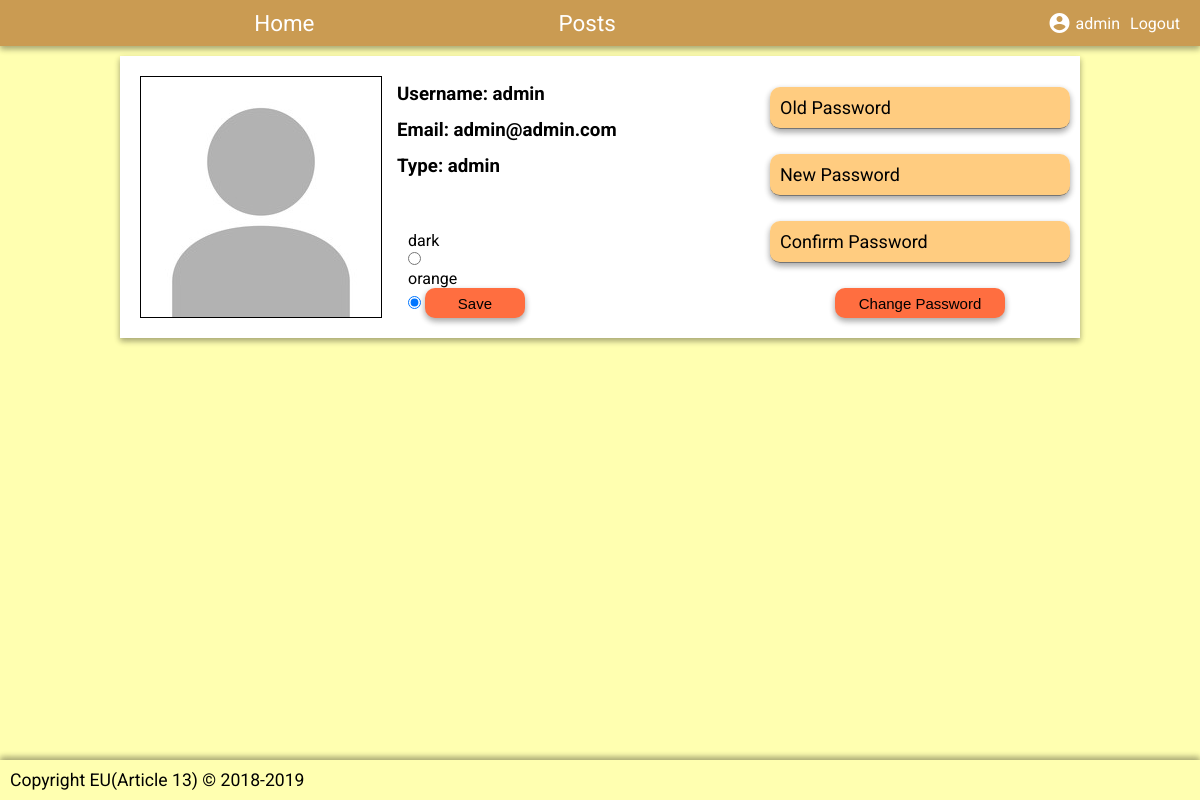
Before: /profile.php (signed in) with the older database file.
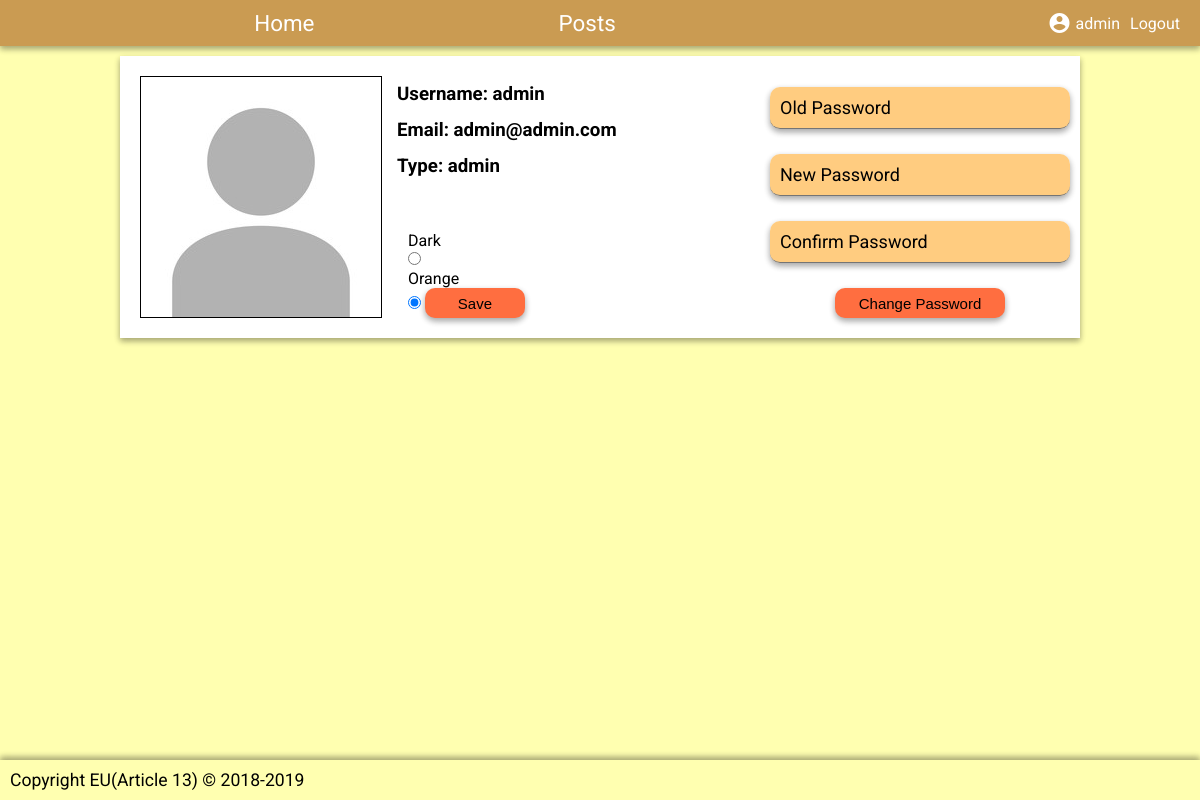
After: the same page with the newer database file.
### tables this page shows
CREATE TABLE users(
    id INT(8) PRIMARY KEY AUTO_INCREMENT,
    user_name VARCHAR(15) NOT NULL UNIQUE,
    user_password VARCHAR(255) NOT NULL,
    user_email VARCHAR(32) NOT NULL UNIQUE,
    user_type ENUM("admin", "member") DEFAULT "member" NOT NULL,
    user_theme INT(2) NOT NULL DEFAULT 1,
    FOREIGN KEY (user_theme) REFERENCES themes(id)
);

CREATE TABLE themes(
    id INT(8) PRIMARY KEY AUTO_INCREMENT,
    theme_name VARCHAR(32) NOT NULL,
    theme_content MEDIUMTEXT NOT NULL
);

### include/auth.php (called while the page is built, shortened)
<?php
    class UserData {
        private $name = NULL;
        private $email = NULL;
        private $type = NULL;
        private $themeID = NULL;
        public function __construct(string $id, string $name, string $email, string $type, int $themeID) {
            $this->name = $name;
            $this->email = $email;
            $this->type = $type;
            $this->themeID = $themeID;
        }
        public function get_user_name() {
            return $this->name;
        }
        public function get_email() {
            return $this->email;
        }
        public function get_type() {
            return $this->type;
        }
        public function get_theme_id() {
            return $this->themeID;
        }
    }
    function is_logged_in() {
        return isset($_SESSION["valid_login"]) && $_SESSION["valid_login"] === true;
    }
    function get_user_id() {
        return $_SESSION["user_id"];
    }
    function get_user_data($dbc, $user) {
        $query = "SELECT * FROM users WHERE id=$user";
        $result = mysqli_query($dbc, $query);
        if (mysqli_num_rows($result) === 1) {
            $row = mysqli_fetch_array($result);
            $username = $row["user_name"];
            $email = $row["user_email"];
            $type = $row["user_type"];
            $themeID = $row["user_theme"];
            return new UserData($user, $username, $email, $type, $themeID);
        } else {
            return NULL;
        }
    }
?>

### profile.php (the view, shortened to what this page needs)
<?php
    require("include/common.php");
?>
<!DOCTYPE html>
<html>
<head>
    <?php
    require("template/head.php");
    ?>
    <link rel="stylesheet" href="css/profile.css">
</head>
<body>
    <div id="container">
        <?php
        require("template/menu_header.php");
        ?>
        <div id="content">
            <?php
            if (is_logged_in()) {
                $profile = get_user_data($dbc_website, get_user_id());
            ?>
                <div id="info" class="card">
                    <img src="image/default_profile.jpg" alt="Profile Picture">
                    <div id="info-right">
                        <h3>Username: <?=$profile->get_user_name();?></h3>
                        <h3>Email: <?=$profile->get_email();?></h3>
                        <h3>Type: <?=$profile->get_type();?></h3>
                    </div>
                    <div id="change-password">
                        <form action="change_password.php" method="post">
                            <div class="form-input-group card">
                                <input class="form-input" type="password" name="old_password" autocomplete="off" required>
                                <label class="form-label">Old Password</label>
                            </div>
                            <div class="form-input-group card">
                                <input class="form-input" type="password" name="new_password" autocomplete="off" required>
                                <label class="form-label">New Password</label>
                            </div>
                            <div class="form-input-group card">
                                <input class="form-input" type="password" name="confirm_password" value="" autocomplete="off" required>
                                <label class="form-label">Confirm Password</label>
                            </div>
                            <button id="change-password-button" class="btn" type="submit">Change Password</button>
                        </form>
                    </div>
                    <div id="change-theme">
                        <form action="profile.php" method="post">
                            <?php
                            $query = "SELECT id, theme_name FROM themes";
                            $result = mysqli_query($dbc_website, $query);
                            $userData = get_user_data($dbc_website, get_user_id());
                            while($row = mysqli_fetch_array($result)) {
                            ?>
                                <p><?= $row["theme_name"]; ?></p>
                            <?php
                                if($userData->get_theme_id() == $row["id"]) {
                            ?>
                                    <input type="radio" name="new_theme" value="<?= $row["id"]; ?>" checked>
                            <?php
                                } else {
                            ?>
                                    <input type="radio" name="new_theme" value="<?= $row["id"]; ?>">
                            <?php
                                }
                            }
                            ?>
                            <button id="save-theme-button" class="btn" type="submit" name="theme_save">Save</button>
                        </form>
                    </div>
                </div>
            <?php
            }
            ?>
        </div>
        <?php
        require("template/footer.php")
        ?>
    </div>
</body>
</html>

### template/head.php (shortened to what this page needs)
<link rel="stylesheet" href="css/main.css">
<?php
if (is_logged_in()) {
    $user = get_user_data($dbc_website, get_user_id());
} else {
    $themeID = 1;
}
?>

### template/menu_header.php
<div id="header" class="card">
    <div id="header-left">
        <a class="header-item" id="header-home" href="index.php"><p>Home</p></a>
        <a class="header-item" href="posts.php"><p>Posts</p></a>
    </div>
    <div id="header-right">
        <?php
        if(is_logged_in()) {
            $user = get_user_data($dbc_website, get_user_id());
        ?>
            <a class="header-item" href="profile.php"><p><i class="material-icons">account_circle</i><?= $user->get_user_name();?></p></a>
            <a class="header-item" href="logout.php"><p>Logout</p></a>
        <?php
        } else {
        ?>
            <a class="header-item" href="login.php"><p>Login</p></a>
        <?php
        }
        ?>
    </div>
</div>

### template/footer.php
<div id="footer" class="card-up">
    <p class="footer-item">Copyright EU(Article 13) &copy; 2018-2019</p>
</div>

### css/main.css (style rules this page uses)
* { margin: 0; padding: 0; box-sizing: border-box; }
:root { --card-box-shadow: 0 3px 6px rgba(0,0,0,0.16), 0 3px 6px rgba(0,0,0,0.23); }
html { background-color: var(--primary-color-light); font-family: 'Roboto', sans-serif; position:relative; min-height: 100%; }
#header { background-color: var(--primary-color-dark); display: flex; width: 100%; justify-content: space-around; padding: 6px 0px; margin-bottom: 10px; position: sticky; top: 0; z-index: 1000; }
.header-item { text-decoration: none; font-size: 1.4em; text-align: center; color: var(--primary-color-dark-on); padding: 4px 5px; }
.header-item:link { text-decoration: none; }
.header-item .material-icons { margin-right: 4px; }
#header-left { width: 70%; display: flex; justify-content: space-evenly; }
#header-right { width: 25%; display: flex; justify-content: flex-end; align-items: center; }
#header-right .header-item { height: 100%; font-size: 1em; }
#header-right .header-item > p { display: flex; align-items: center; justify-content: center;; height: 100%; }
#content { margin: 10px 0px; margin-bottom: 60px; flex: 1 0 auto; }
.footer-item { font-size: 1.1em; padding: 10px; }
#footer { background-color: var(--primary-color-light); color: var(--primary-color-light-on); width: 100%; position: absolute; left: 0; bottom: 0; overflow: hidden; }
.card { box-shadow: 0 3px 6px rgba(0,0,0,0.16), 0 3px 6px rgba(0,0,0,0.23); }
.card-up { box-shadow: 0 -3px 6px rgba(0,0,0,0.16), 0 -3px 6px rgba(0,0,0,0.23); }
.btn { position: relative; border: none; font-size: 20px; padding: 6px 20px; background-color: var(--secondary-color); color: var(--secondary-color-on); box-shadow: var(--card-box-shadow); border-radius: 10px; overflow: hidden; }
.btn:before { content: ""; position: absolute; top: 50%; left: 50%; display: block; width: 0; padding-top: 0; border-radius: 100%; background-color: rgba(236, 240, 241, .3); transform: translate(-50%, -50%); }
.form-input-group { position: relative; margin-bottom: 35px; border-radius: 10px; }
.form-input { display: block; font-size: 18px; padding: 10px 10px 10px 5px; width: 450px; border: none; border-bottom: 1px solid #757575; border-radius: 10px; background-color: var(--primary-color); color: var(--primary-color-on); }
.form-label { color: var(--primary-color-on); font-size: 18px; font-weight: normal; pointer-events: none; position:absolute; left: 10px; top: 10px; transition: 0.2s ease all; }

### css/profile.css (style rules this page uses)
#info { width: 960px; margin: 0 auto; padding: 20px; background-color: white; color: black; display: flex; position: relative; }
#info img { border: 1px solid black; }
#info-right { margin-left: 15px; }
#info-right > * { padding: 7px 0px; }
#change-password input { width: 300px; }
#change-password .form-input-group { margin-bottom: 25px; }
#change-password { position: absolute; right: 10px; bottom: 0; margin-top: 6px; justify-self: flex-end; }
#change-password-button { font-size: 15px; height: 30px; width: 170px; margin-bottom: 20px; position: relative; left: 50%; transform: translateX(-50%); }
#save-theme-button { font-size: 15px; height: 30px; width: 100px; }
#change-theme { position: absolute; bottom: 20px; left: 30%; }

Changed rows visible on the page:
changed themes: theme_name "dark" → "Dark"
changed themes: theme_name "orange" → "Orange"
